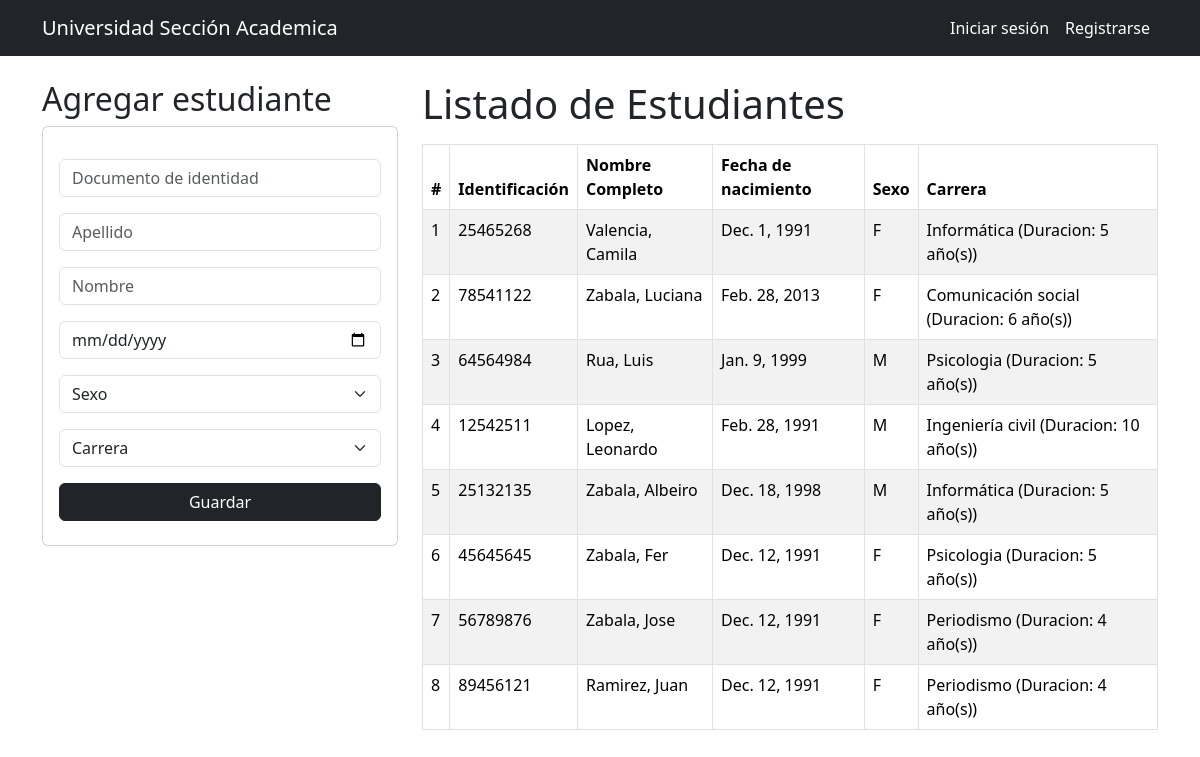
The page /gestionEstudiantes/ on the database its author committed.
### Modulos/Academica/models.py (models this page shows, shortened)
class Estudiante(models.Model):
    dni = models.CharField(max_length=8, primary_key=True)
    apellido = models.CharField(max_length=35)
    nombre = models.CharField(max_length=35)
    fechaNacimiento = models.DateField()
    sexos = [('F','Femenino'),
             ('M','Masculino')]
    sexo = models.CharField(max_length=1, choices=sexos, default='F')
    carrera = models.ForeignKey(Carrera, null=False, blank=False, on_delete=models.CASCADE)
    def nombreCompleto(self):
        txt = "{0}, {1}"
        return txt.format(self.apellido, self.nombre)

class Carrera(models.Model):
    codigo = models.CharField(max_length=3, primary_key=True)
    nombre = models.CharField(max_length=50)
    duracion = models.PositiveSmallIntegerField(default=5)
    def __str__(self):
        txt = "{0} (Duracion: {1} año(s))"
        return txt.format(self.nombre, self.duracion)

### Modulos/Academica/views.py (the view)
# urls.py: path('gestionEstudiantes/', views.gestionEstudiantes, name='gestionEstudiantes'),
def gestionEstudiantes(request):
    listaEstudiantes = Estudiante.objects.all()
    listaCarreras = Carrera.objects.all()
    return render(request, "gestionEstudiantes.html",{"estudiantes": listaEstudiantes,"carreras": listaCarreras})

### Modulos/Academica/Templates/gestionEstudiantes.html (shortened to what this page needs)
{% extends "./base.html" %}
{% block body %}
<div class="row">
    <div class="col-sm-12 col-md-6 col-lg-4 col-xl-4">
        <h2>Agregar estudiante</h2>
        <div class="card">
            <div class="card-body">
                <form id="formularioEstudiante" action="/registrarEstudiante/" method="POST"> {% csrf_token %}
                    <div class="form-group py-2">
                        <input type="text" id="txtDni" onKeypress="if (45 > event.keyCode || event.keyCode > 57) event.returnValue = false" name="txtDni" class="form-control" placeholder="Documento de identidad" minlength="8" maxlength="8" required>
                    </div>
                    <div class="form-group py-2">
                        <input type="text" id="txtApellido" name="txtApellido" class="form-control" placeholder="Apellido" maxlength="35" required>
                    </div>
                    <div class="form-group py-2">
                        <input type="text" id="txtNombre2" name="txtNombre2" class="form-control" placeholder="Nombre" maxlength="35" required>
                    </div>
                    <div class="form-group py-2">
                        <input type="date" id="txtFechaNacimiento" name="txtFechaNacimiento" class="form-control" required>
                    </div>
                    <div class="py-2">
                        <select class="form-select" id="txtSexo" name="txtSexo" required >
                            <option value="" selected>Sexo</option>
                        </select>
                    </div>
                    <div class="py-2">
                        <select class="form-select" id="txtCarrera" name="txtCarrera" required>
                            <option value="" selected>Carrera</option>
                        </select>
                    </div>
                    <div class="form-group py-2 d-grid gap-2">
                        <button type="submit" class="btn btn-dark btn-block text-white">Guardar</button>
                    </div>
                </form>
            </div>
        </div>
    </div>
    <div class="col-sm-12 col-md-6 col-lg-8 col-xl-8">
        <h1>Listado de Estudiantes</h1>
        <div class="table-responsive py-2">
            <table class="table table-striped table-bordered">
            <thead>
                <tr>
                    <th> # </th>
                    <th> Identificación </th>
                    <th> Nombre Completo </th>
                    <th> Fecha de nacimiento </th>
                    <th> Sexo </th>
                    <th> Carrera </th>
                </tr>
            </thead>
            <tbody>
                {% for c in estudiantes %}
                <tr>
                    <td>{{ forloop.counter}}</td>
                    <td>{{c.dni}}</td>
                    <td>{{c.nombreCompleto}}</td>
                    <td>{{c.fechaNacimiento}}</td>
                    <td>{{c.sexo}}</td>
                    <td>{{c.carrera}}</td>
                </tr>
                {% endfor %}
            </tbody>
        </div>
    </div>
</div>
{% endblock %}

### rows shown on the page
Estudiante: dni "25465268", nombreCompleto "Valencia, Camila", fechaNacimiento "Dec. 1, 1991", sexo "F", carrera "Informática (Duracion: 5 año(s))"
Estudiante: dni "78541122", nombreCompleto "Zabala, Luciana", fechaNacimiento "Feb. 28, 2013", sexo "F", carrera "Comunicación social (Duracion: 6 año(s))"
Estudiante: dni "64564984", nombreCompleto "Rua, Luis", fechaNacimiento "Jan. 9, 1999", sexo "M", carrera "Psicologia (Duracion: 5 año(s))"
Estudiante: dni "12542511", nombreCompleto "Lopez, Leonardo", fechaNacimiento "Feb. 28, 1991", sexo "M", carrera "Ingeniería civil (Duracion: 10 año(s))"
Estudiante: dni "25132135", nombreCompleto "Zabala, Albeiro", fechaNacimiento "Dec. 18, 1998", sexo "M", carrera "Informática (Duracion: 5 año(s))"
Estudiante: dni "45645645", nombreCompleto "Zabala, Fer", fechaNacimiento "Dec. 12, 1991", sexo "F", carrera "Psicologia (Duracion: 5 año(s))"
Estudiante: dni "56789876", nombreCompleto "Zabala, Jose", fechaNacimiento "Dec. 12, 1991", sexo "F", carrera "Periodismo (Duracion: 4 año(s))"
Estudiante: dni "89456121", nombreCompleto "Ramirez, Juan", fechaNacimiento "Dec. 12, 1991", sexo "F", carrera "Periodismo (Duracion: 4 año(s))"
